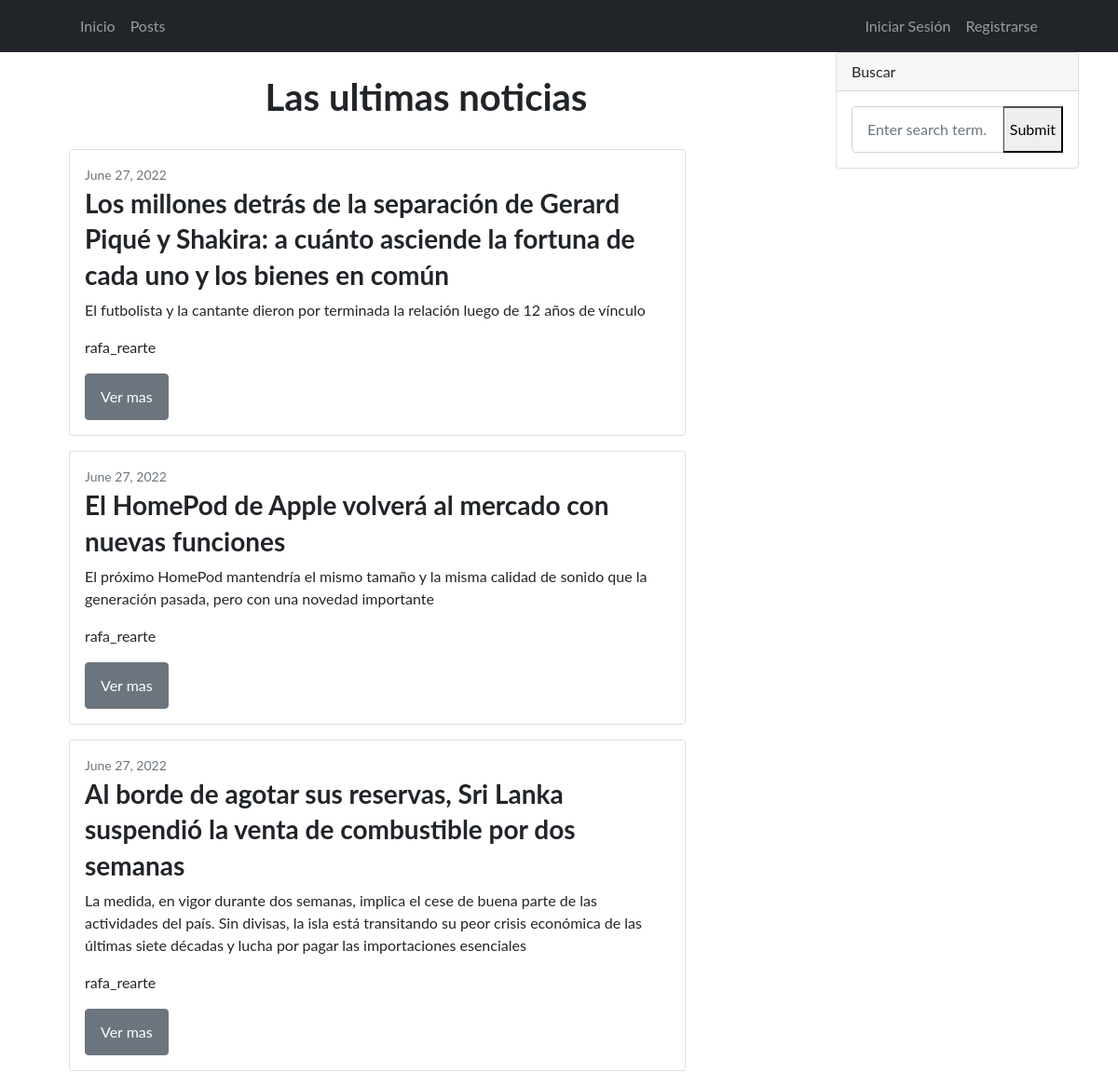
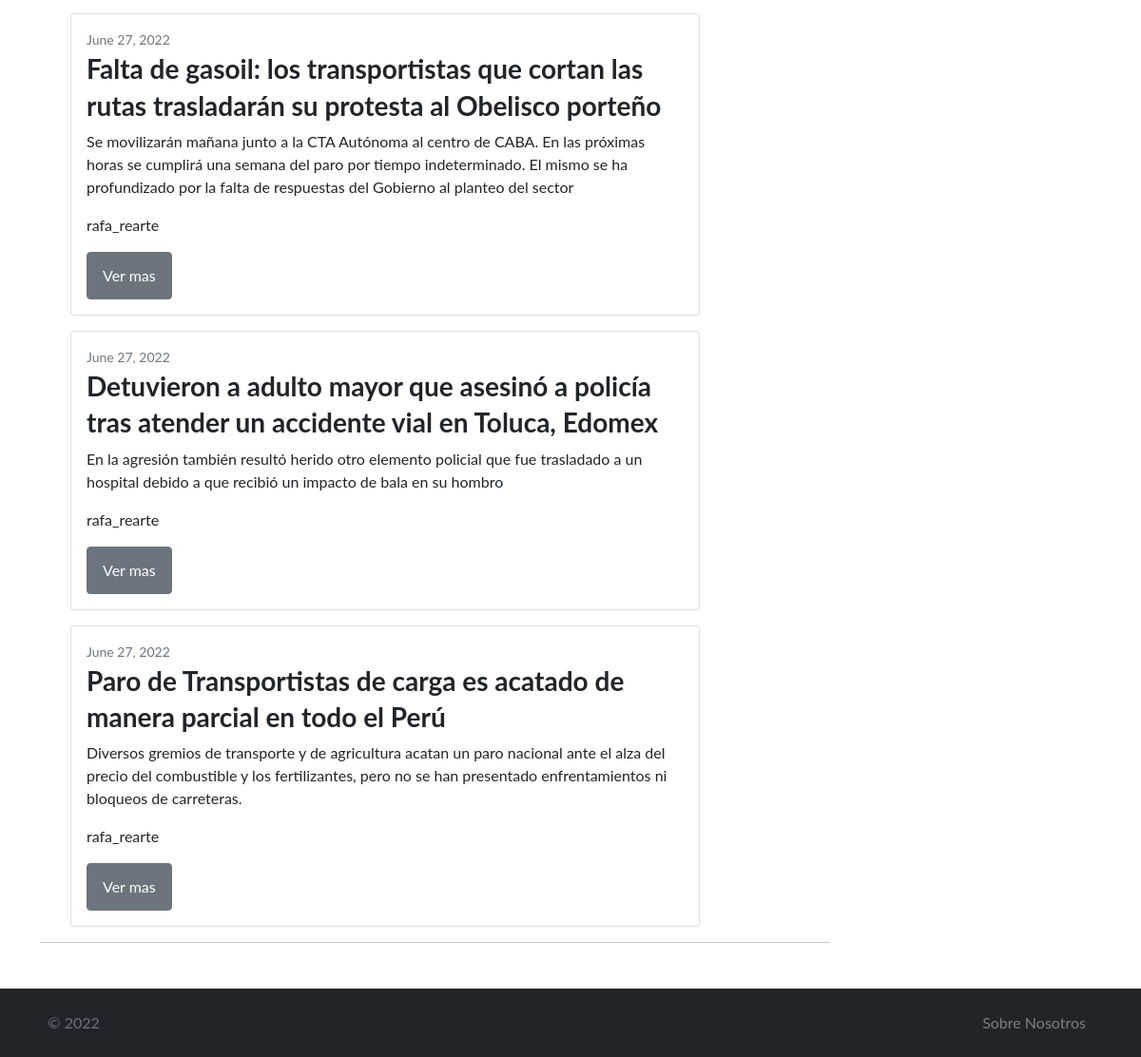
Screenshot of /blog/ with the database file from the repository (2 pictures, top to bottom).
### post/models.py (models this page shows)
class Post(models.Model):
    title = models.CharField(max_length=300)
    subtitle = models.CharField(max_length=500)
    text = models.TextField(max_length=4000)
    author = models.CharField(max_length=50)
    image = models.ImageField(upload_to='post_image/', null=True, blank=True)
    date = models.DateField(default=date.today)

### home/views.py (the view)
# urls.py: path('blog/',views.blog, name="blog"),
def blog(request):
    post = Post.objects.all()
    return render(request, "post/blog.html", {'all_posts':post})

### post/templates/post/blog.html (shortened to what this page needs)
{% extends 'home/index.html' %}
{% load static %}
{% block changing_content %}
    <div class="container">
        <div class="row">
            <div class="col-lg-9">
            <br><h1><center>Las ultimas noticias </h1></center><br>
            {% block posts %}
                {% if all_posts %}
                    {% for post in all_posts %}
                        <ul>
                            <div class="row">
                                <div class="col-lg-10">
                                    <div class="card mb-6">
                                        <div class="card-body">
                                            <div class="small text-muted">{{post.date}}</div>
                                            <h2><small>{{post.title}}</small></h2>
                                            <p class="card-text">{{post.subtitle}}</p>
                                            <p class="card-text">{{post.author}}</p>
                                            <a class="btn btn-secondary" href= "/post/detalle_post/{{post.id}}" >Ver mas</a>
                                        </div>
                                    </div>
                                </div>
                            </div>
                        </ul>
                    {% endfor %}
                {% else %}
                    <h3>No hay noticias por ahora </h3>
                {% endif %}
                {% endblock posts %}
                    <nav aria-label="Pagination">
                        <hr class="my-0" />
                    </nav>
                </div>
                <div class="col-lg-3">
                    <div class="card mb-6">
                        <div class="card-header">Buscar</div>
                            <div class="card-body">
                                <form action=" {% url 'home:blog'%} " method="get">
                                    <div class="input-group">
                                        <input class="form-control" type="text" name='title' placeholder="Enter search term..." aria-label="Enter search term..." aria-describedby="button-search" />
                                        <input type="submit">
                                    </div>
                                </form>
                            </div>
                        </div>
                    </div>
                </div>
            </div>
        {% endblock changing_content %}

### home/templates/home/index.html (shortened to what this page needs)
<!DOCTYPE html>
        <html lang="en">
            <head>
                {% load static %}
                {% block head %}
                <link href="https://cdn.jsdelivr.net/npm/bootstrap-icons@1.4.1/font/bootstrap-icons.css%}" rel="stylesheet" />
                <link href="{% static 'home/css/styles.css' %}" rel="stylesheet" />
                {% endblock head %}
            </head>
        <body>
        {% block nav %}
        <nav class="navbar navbar-expand-lg navbar-dark bg-dark">
            <div class="container px-lg-5">
                    <ul class="navbar-nav ms-auto mb-2 mb-lg-0">
                        <li class="nav-item"><a class="nav-link" href= "{% url 'home:index' %}" >Inicio</a></li>
                        <li class="nav-item"><a class="nav-link" href="{% url 'home:blog'%}" >Posts</a></li>
                    </ul>
                <div class="collapse navbar-collapse" id="navbarSupportedContent">
                    <ul class="navbar-nav ms-auto mb-2 mb-lg-0">
                        {% if request.user.is_authenticated %}
                            <li class="nav-item"><a class="nav-link" href="{% url 'post:form_post'%}" >Subir Post</a></li>
                            <li class="nav-item"><a class="nav-link" href="{% url 'user:user_update'%}" >Editar Usuario</a></li>
                            <li class="nav-item"><a class="nav-link" href="{% url 'user:user_logout'%}" >Cerrar Sesión</a></li>
                        {% else %}
                            <li class="nav-item"><a class="nav-link" href="{% url 'user:user_login'%}" >Iniciar Sesión</a></li>
                            <li class="nav-item"><a class="nav-link" href="{% url 'user:user_register'%}" >Registrarse</a></li>
                        {% endif %}
                    </ul>
                </div>
            </div>
        </nav>
        {% endblock nav %}
        {% block changing_content %}{% endblock changing_content %}
        {% block footer %}
        <footer class="py-3 bg-dark">
            <div>
                <div class="container">
                    <div class="row align-items-center justify-content-xl-between">
                        <div class="col-xl-1">
                            <div class="copyright text-center text-xl-left text-muted">
                                &copy; 2022
                            </div>
                        </div>
                        <div class="col-xl-6">
                            <ul class="nav nav-footer justify-content-center justify-content-xl-end">
                                <li class="nav-item"><a style="color:grey" class="nav-link" href="{% url 'home:home_about_me'%}">Sobre Nosotros</a></li>
            </div>
        </footer>
        {% endblock footer %}
    </body>
</html>

### rows the page displays
Post: date "June 27, 2022", title "Los millones detrás de la separación de Gerard Piqué y Shakira: a cuánto asciende la fortuna de cada uno y los bienes en común", subtitle "El futbolista y la cantante dieron por terminada la relación luego de 12 años de vínculo", author "rafa_rearte"
Post: date "June 27, 2022", title "El HomePod de Apple volverá al mercado con nuevas funciones", subtitle "El próximo HomePod mantendría el mismo tamaño y la misma calidad de sonido que la generación pasada, pero con una novedad importante", author "rafa_rearte"
Post: date "June 27, 2022", title "Al borde de agotar sus reservas, Sri Lanka suspendió la venta de combustible por dos semanas", subtitle "La medida, en vigor durante dos semanas, implica el cese de buena parte de las actividades del país. Sin divisas, la isla está transitando su peor crisis económica de las últimas siete décadas y lucha por pagar las importaciones esenciales", author "rafa_rearte"
Post: date "June 27, 2022", title "Falta de gasoil: los transportistas que cortan las rutas trasladarán su protesta al Obelisco porteño", subtitle "Se movilizarán mañana junto a la CTA Autónoma al centro de CABA. En las próximas horas se cumplirá una semana del paro por tiempo indeterminado. El mismo se ha profundizado por la falta de respuestas del Gobierno al planteo del sector", author "rafa_rearte"
Post: date "June 27, 2022", title "Detuvieron a adulto mayor que asesinó a policía tras atender un accidente vial en Toluca, Edomex", subtitle "En la agresión también resultó herido otro elemento policial que fue trasladado a un hospital debido a que recibió un impacto de bala en su hombro", author "rafa_rearte"
Post: date "June 27, 2022", title "Paro de Transportistas de carga es acatado de manera parcial en todo el Perú", subtitle "Diversos gremios de transporte y de agricultura acatan un paro nacional ante el alza del precio del combustible y los fertilizantes, pero no se han presentado enfrentamientos ni bloqueos de carreteras.", author "rafa_rearte"
